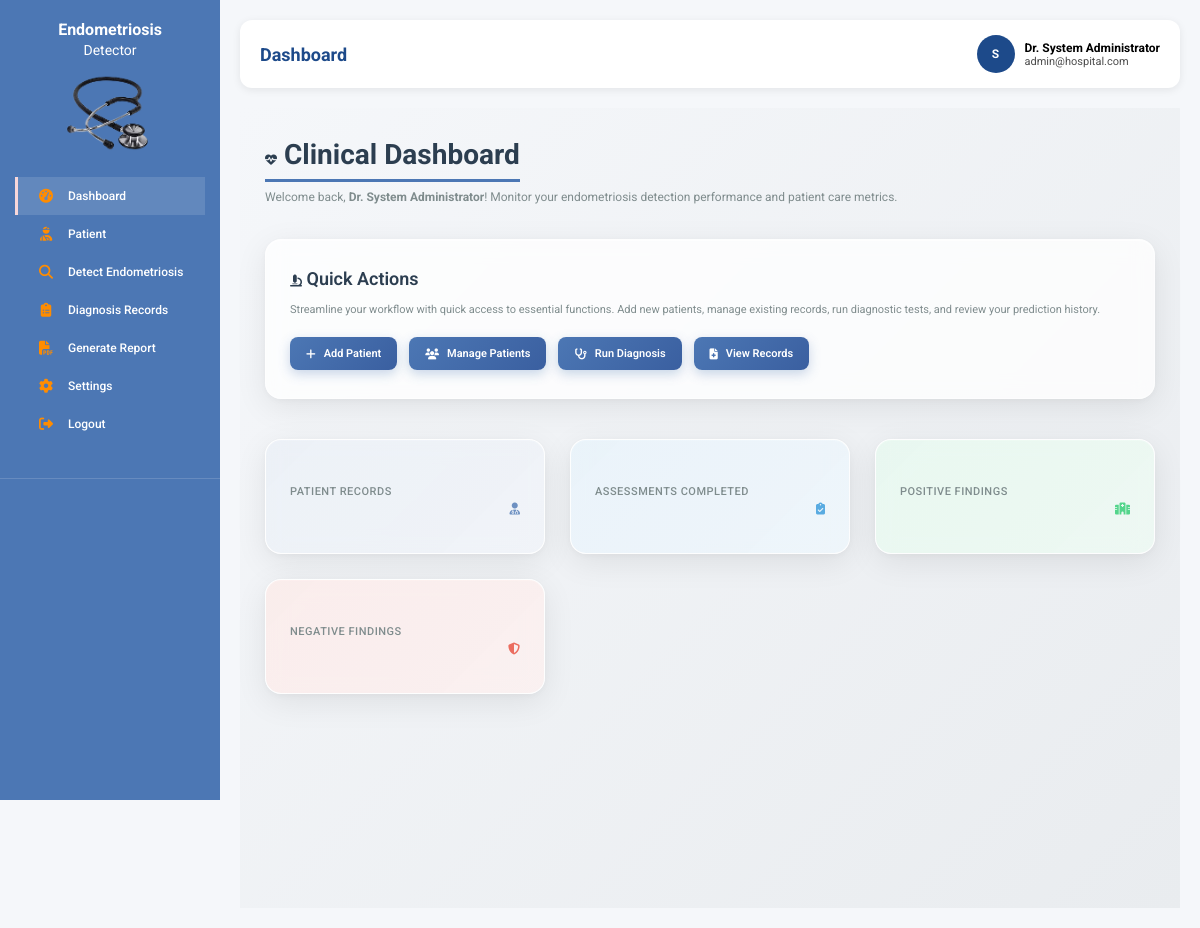
The page /base (signed in) on the database its author committed.
### database/models.py (models this page shows, shortened)
class User(db.Model, UserMixin):
    id = db.Column(db.Integer, primary_key=True)
    full_name = db.Column(db.String(120), nullable=False)
    email = db.Column(db.String(120), unique=True, nullable=False)
    password_hash = db.Column(db.String(255), nullable=False)
    created_at = db.Column(db.DateTime, default=datetime.utcnow)
    patients = db.relationship('Patient', backref='doctor', lazy=True)

### routes/doctor_routes.py (the view)
@doctor.route("/base")
@login_required
def base():
    return render_template("dashboard.html")

### database/models.py (called while the page is built)
@login_manager.user_loader
def load_user(user_id):
    return User.query.get(int(user_id))

### templates/dashboard.html (shortened to what this page needs)
{% extends "base.html" %}
{% block content %}
<div class="dashboard-container">
    <div class="dashboard-header">
        <h1><i class="fas fa-heartbeat"></i> Clinical Dashboard</h1>
        <p>Welcome back, <strong>Dr. {{ current_user.full_name }}</strong>! Monitor your endometriosis detection performance and patient care metrics.</p>
    </div>
    <div class="welcome-section">
        <h2><i class="fas fa-microscope"></i> Quick Actions</h2>
        <p>Streamline your workflow with quick access to essential functions. Add new patients, manage existing records, run diagnostic tests, and review your prediction history.</p>
        <div class="quick-actions">
            <a href="{{ url_for('doctor.create_patient') }}" class="action-btn">
                <i class="fas fa-plus"></i> Add Patient
            </a>
            <a href="{{ url_for('doctor.manage_patients') }}" class="action-btn">
                <i class="fas fa-users"></i> Manage Patients
            </a>
            <a href="{{ url_for('doctor.detect_endometriosis') }}" class="action-btn">
                <i class="fas fa-stethoscope"></i> Run Diagnosis
            </a>
            <a href="{{ url_for('doctor.diagnosis_records') }}" class="action-btn">
                <i class="fas fa-file-medical"></i> View Records
            </a>
        </div>
    </div>
    <div class="stats-grid">
        <div class="stat-card patients">
            <div class="stat-card-content">
                <div class="stat-info">
                    <span class="stat-label">Patient Records</span>
                </div>
                <div class="stat-icon">
                    <i class="fas fa-user-md"></i>
                </div>
            </div>
        </div>
        <div class="stat-card diagnosis">
            <div class="stat-card-content">
                <div class="stat-info">
                    <span class="stat-label">Assessments Completed</span>
                </div>
                <div class="stat-icon">
                    <i class="fas fa-clipboard-check"></i>
                </div>
            </div>
        </div>
        <div class="stat-card positive">
            <div class="stat-card-content">
                <div class="stat-info">
                    <span class="stat-label">Positive Findings</span>
                </div>
                <div class="stat-icon">
                    <i class="fas fa-hospital-alt"></i>
                </div>
            </div>
        </div>
        <div class="stat-card negative">
            <div class="stat-card-content">
                <div class="stat-info">
                    <span class="stat-label">Negative Findings</span>
                </div>
                <div class="stat-icon">
                    <i class="fas fa-shield-alt"></i>
                </div>
            </div>
        </div>
    </div>
</div>
{% endblock %}

### templates/base.html (shortened to what this page needs)
<!DOCTYPE html>
<html lang="en">
<head>
    <link rel="stylesheet" href="{{ url_for('static', filename='css/style.css') }}">
    <link rel="stylesheet" href="https://cdnjs.cloudflare.com/ajax/libs/font-awesome/6.4.0/css/all.min.css">
</head>
<body>
<aside class="sidebar" id="sidebar">
    <div class="sidebar-header">
        <h2>Endometriosis<br><span>Detector</span></h2>
        <img src="/static/images/sethoscope2-removebg-preview.png" alt="" width="100">
    <nav class="nav-menu">
        <ul class="nav-list">
            <li class="nav-item">
                <a href="{{ url_for('doctor.dashboard') }}" class="nav-link active">
                    <i class="fas fa-tachometer-alt"></i>
                    <span>Dashboard</span>
                </a>
            </li>
            <li class="nav-item has-dropdown">
                <a href="#" class="nav-link" id="patientDropdown">
                    <i class="fas fa-user-injured"></i>
                    <span>Patient</span>
                </a>
            </li>
            <li class="nav-item">
                <a href="{{ url_for('doctor.detect_endometriosis') }}" class="nav-link">
                    <i class="fas fa-search"></i>
                    <span>Detect Endometriosis</span>
                </a>
            </li>
            <li class="nav-item">
                <a href="{{ url_for('doctor.diagnosis_records') }}" class="nav-link">
                    <i class="fas fa-clipboard-list"></i>
                    <span>Diagnosis Records</span>
                </a>
            </li>
            <li class="nav-item">
                <a href="{{ url_for('doctor.generate_report') }}" class="nav-link">
                    <i class="fas fa-file-pdf"></i>
                    <span>Generate Report</span>
                </a>
            </li>
            <li class="nav-item">
                <a href="{{ url_for('doctor.settings') }}" class="nav-link">
                    <i class="fas fa-cog"></i>
                    <span>Settings</span>
                </a>
            </li>
            <li class="nav-item">
                <a href="{{ url_for('auth.logout') }}" class="nav-link logout">
                    <i class="fas fa-sign-out-alt"></i>
                    <span>Logout</span>
                </a>
            </li>
        </ul>
    </nav>
</aside>
<main class="main-content" id="mainContent">
    <div class="top-nav">
        <div class="top-nav-left">
            <h1 id="pageTitle">Dashboard</h1>
        </div>
        <div class="user-profile">
            <div class="user-avatar">
                {{ current_user.full_name[0] if current_user and current_user.full_name else 'D' }}
            </div>
            <div class="user-info">
                <h4>Dr. {{ current_user.full_name }}</h4>
                <p>{{ current_user.email }}</p>
            </div>
        </div>
    </div>
    {% block content %}{% endblock %}
</main>
</body>
</html>

### static/css/style.css (style rules this page uses)
body { margin: 0; font-family: 'Roboto', sans-serif; font-size: 12px; background: #a3d6a3; }
* { box-sizing: border-box; }

### templates/base.html (style rules this page uses)
* { margin: 0; padding: 0; box-sizing: border-box; font-family: 'Roboto', sans-serif; font-size: 12px; }
body { background: #f5f7fa; display: flex; min-height: 100vh; }
.sidebar { width: 220px; background: #4c77b4; color: white; height: 100vh; position: fixed; left: 0; top: 0; overflow-y: auto; transition: all 0.3s ease; z-index: 1000; }
.sidebar-header { padding: 20px 15px; text-align: center; border-bottom: 1px solid rgba(255,255,255,0.15); }
.sidebar-header h2 { font-size: 16px; line-height: 1.3; font-weight: 700; }
.sidebar-header span { display: block; font-size: 14px; font-weight: 400; }
.nav-menu { padding: 15px 0; }
.nav-item { list-style: none; }
.nav-link { display: flex; align-items: center; gap: 12px; padding: 12px 18px; color: white; text-decoration: none; transition: all 0.3s ease; border-left: 3px solid transparent; }
.nav-link i { color: darkorange; font-size: 14px; width: 20px; text-align: center; }
.nav-link span { font-size: 12px; font-weight: 500; }
.nav-link:hover, .nav-link.active { background: rgba(255,255,255,0.12); border-left: 3px solid #f8d7da; }
.nav-link.logout { color: white; animation: shake 2.5s infinite; }
.main-content { flex: 1; margin-left: 220px; padding: 20px; transition: margin-left 0.3s ease; }
.top-nav { background: white; padding: 15px 20px; border-radius: 12px; margin-bottom: 20px; display: flex; justify-content: space-between; align-items: center; box-shadow: 0 2px 8px rgba(0, 0, 0, 0.08); }
.top-nav-left h1 { font-size: 18px; color: #1D4A8A; word-break: break-word; }
.user-profile { display: flex; align-items: center; gap: 10px; position: relative; cursor: pointer; }
.user-avatar { width: 38px; height: 38px; border-radius: 50%; background: #1D4A8A; color: white; display: flex; align-items: center; justify-content: center; font-weight: bold; flex-shrink: 0; }
.user-info { display: flex; flex-direction: column; min-width: 0; }
.user-info h4 { font-size: 12px; margin: 0; white-space: nowrap; overflow: hidden; text-overflow: ellipsis; }
.user-info p { font-size: 11px; opacity: 0.7; margin: 0; white-space: nowrap; overflow: hidden; text-overflow: ellipsis; }

### rows shown on the page
User: full_name "S", full_name "System Administrator", email "admin@hospital.com"
